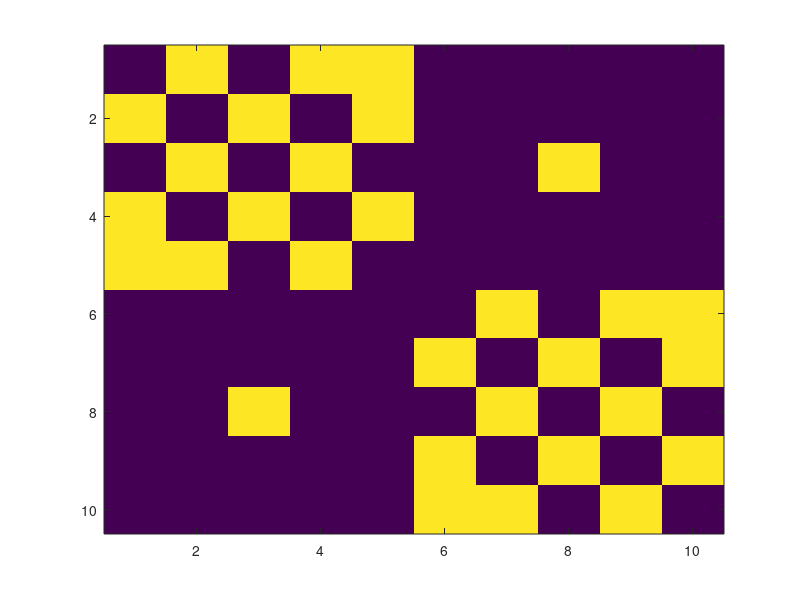

This figure's MATLAB source:
T = zeros(5,5);
T(1,2) = 1;
T(1,5) = 1;
T(1,4) = 1;
T(2,5) = 1;
T(2,3) = 1;
T(5,4) = 1;
T(4,3) = 1;
T(2,1) = 1;
T(5,1) = 1;
T(4,1) = 1;
T(5,2) = 1;
T(3,2) = 1;
T(4,5) = 1;
T(3,4) = 1;

TT = zeros(10,10);
TT(1:5,1:5) = T;
TT(6:10,6:10) = T;

TT(3, 8) = 1;
TT(8, 3) = 1;

figure;
imagesc(TT);